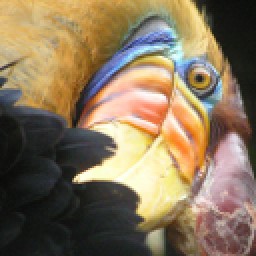
#> input picture ex7-K-means Clustering and Principal Component/data/bird_small.png, 128 x 128 px (shown 2 times larger)
$ jupyter execute --allow-errors my_ex7.ipynb   (shell and % lines are left out)
#> lines starting #> are read from the running program, lines starting #| are printed output that depends on the picture
# 练习7：kmeans和PCA

## Kmeas

[cell 1]
import numpy as np
import pandas as pd
import matplotlib.pyplot as plt
import scipy.io as sio
import matplotlib.cm as cm

###  查看数据

#> (a cell that did not finish here is left out)

[cell 3]
plt.figure(figsize=(10,6))
#> (the rest of this cell did not finish here and is left out)

### 寻找最近簇中心

[cell 4]
def find_closest_centroids(X, centroids):
    m = X.shape[0]
    k = centroids.shape[0]
    idx = np.zeros(m)

    for i in range(m):
        min_dist = 1000000
        for j in range(k):
            dist = np.sum((X[i,:] - centroids[j,:]) ** 2)
            if dist < min_dist:
                min_dist = dist
                idx[i] = j

    return idx

[cell 5]
initial_centroids = np.array([[3, 3], [6, 2], [8, 5]])
#> (the rest of this cell did not finish here and is left out)

### 计算簇中心平均值
也就是重新更新簇坐标

[cell 6]
def compute_centroids(X, idx, k):
    m, n = X.shape
    centroids = np.zeros((k, n))

    for i in range(k):
        indices = np.where(idx == i)
        centroids[i,:] = (np.sum(X[indices,:], axis=1) / len(indices[0])).ravel()

    return centroids

#> (a cell that did not finish here is left out)

### kmeans

[cell 8]
def kmeans(X, initial_centroids, k, iters):
    idx = np.zeros(X.shape[0])
    centroids_history = []
    centroids = initial_centroids
    centroids_history.append(centroids)
    for i in range(iters):
        idx = find_closest_centroids(X, centroids)
        centroids = compute_centroids(X, idx, k)
        centroids_history.append(centroids)

    return idx,centroids, centroids_history

[cell 9]
k=3
iters=100
#> (the rest of this cell did not finish here and is left out)

绘图展示下

[cell 10]
def plot_kmeans(X, k, initial_centroids, iters):
    color_array = ['r','darkorange','b','y','g','salmon','olivedrab']
    idx,final_centroids, centroids_history = kmeans(X, initial_centroids, k, iters)

    tracex, tracey = [], []
    for mycentroid in centroids_history:
        tracex.append(mycentroid[:,0])
        tracey.append(mycentroid[:,1])

    tracex = np.array(tracex)
    tracey = np.array(tracey)

    plt.figure(figsize=(10,6))
    for i in range(k):
        cluster = X[np.where(idx == i)[0],:]
        plt.plot(cluster[:,0],cluster[:,1],'o',color=color_array[i], label='Data Points: Cluster %d'%i)
        plt.plot(tracex[:,i], tracey[:,i], 'x--',color=color_array[i+3] ,markersize=8)

    plt.xlabel('x1',fontsize=14)
    plt.ylabel('x2',fontsize=14)
    plt.title('Plot of X Points',fontsize=16)
    plt.legend()

#> (a cell that did not finish here is left out)

### 随机初始化

选择随机样本并将其用作初始聚类中心

[cell 12]
def random_init_centroids(X, k):
    idx = np.random.randint(0, X.shape[0], k)
    return np.array([X[i] for i in idx])

#> (a cell that did not finish here is left out)

[cell 14]
k=3
#> (the rest of this cell did not finish here and is left out)

## kmeans 图像压缩应用

[cell 15]
from scipy import misc
import matplotlib.image as mpimg

A = mpimg.imread('./data/bird_small.png')
#> A is the input picture: shape (128, 128, 3) float32; mean R, G, B 0.531, 0.46, 0.358
print ("A shape is ",A.shape)
#| A shape is  (128, 128, 3)
img = plt.imshow(A)

[cell 16]
X = np.reshape(A, (A.shape[0] * A.shape[1], A.shape[2])) # 128*128
X.shape
#> Out = (16384, 3)

使用kmeans进行图像压缩

[cell 17]
k=16
iters = 10
initial_centroids = random_init_centroids(X, k)
#> initial_centroids = 16 rows, first 8: [0.682, 0.482, 0.204], [0.984, 0.992, 0.796], [0.839, 0.788, 0.824], [0.525, 0.6, 0.875], [0.286, 0.259, 0.216], [0.098, 0.106, 0.0745], [0.212, 0.224, 0.208], [0.565, 0.408, 0.388]
idx,final_centroids, centroids_history = kmeans(X, initial_centroids, k, iters)
#> in kmeans, `centroids = initial_centroids`: centroids has the same summary as initial_centroids outside kmeans
#> after the loop in kmeans, `for i in range(iters):`: centroids_history = 11 items
#> idx = 16384 values, max 15 at index 96, min 0 at index 48, mean 7.73; final_centroids = 16 rows, first 8: [0.766, 0.548, 0.254], [0.975, 0.943, 0.813], [0.784, 0.742, 0.747], [0.466, 0.564, 0.754], [0.373, 0.356, 0.385], [0.115, 0.124, 0.115], [0.33, 0.268, 0.233], [0.557, 0.465, 0.41]; centroids_history = 11 items

[cell 18]
X_recovered = np.array([final_centroids[int(idx[i]),:] for i in range(X.shape[0])])
X_recovered.shape
#> Out = (16384, 3)

[cell 19]
X_recovered = np.reshape(X_recovered, (A.shape[0], A.shape[1], A.shape[2]))
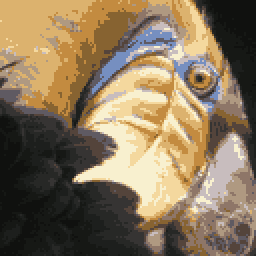
#> X_recovered: shape (128, 128, 3) float64 (shown 2 times larger); mean R, G, B 0.531, 0.46, 0.358
X_recovered.shape
#> Out = (128, 128, 3)

[cell 20]
img = plt.imshow(X_recovered)

### 使用sklearn

[cell 21]
from sklearn.cluster import KMeans

model = KMeans(n_clusters=16, n_init=100)
model.fit(X)
centroids = model.cluster_centers_
print(centroids.shape)

C = model.predict(X)
#> C = 16384 values, max 15 at index 1869, min 0 at index 93, mean 6.92
print(C.shape)
#| (16384,)

[cell 22]
compressed_pic = centroids[C].reshape((128,128,3))
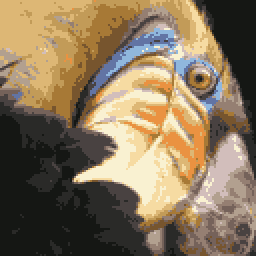
#> compressed_pic: shape (128, 128, 3) float32 (shown 2 times larger); mean of channels 0, 1, 2 0.531, 0.46, 0.358; drawn as R, G, B
img = plt.imshow(compressed_pic)

## PCA 主成分分析

### 查看数据

#> (a cell that did not finish here is left out)

[cell 24]
plt.figure(figsize=(10,8))
plt.plot(X[:,0],X[:,1],'o')
plt.xlabel('x1',fontsize=14)
plt.ylabel('x2',fontsize=14)
plt.title('Plot of X Points',fontsize=16)
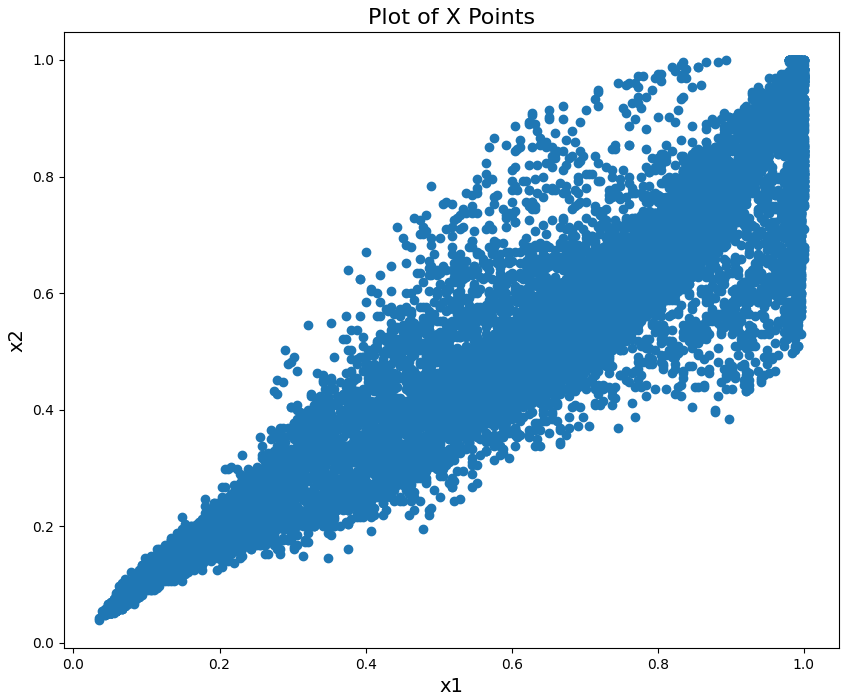
#> figure drawn by matplotlib, 1 panel

### PCA实现

[cell 25]
from scipy import linalg

def PCA(X):
    # 标准化
    X_norm = (X - np.mean(X,axis=0))/np.std(X,axis=0)

    # 计算协方差矩阵
    X_norm = np.matrix(X_norm)
    covMatrix = (X_norm.T * X_norm) / X_norm.shape[0]
#> covMatrix = [[1, 0.958, 0.769], [0.958, 1, 0.881], [0.769, 0.881, 1]]

    # 奇异值分解
    U, S, V = np.linalg.svd(covMatrix)
#> U = [[-0.575, 0.601, 0.555], [-0.599, 0.153, -0.786], [-0.557, -0.785, 0.271]]; S = [2.74, 0.24, 0.0197]; V = [[-0.575, -0.599, -0.557], [0.601, 0.153, -0.785], [0.555, -0.786, 0.271]]
    return U, S, V

[cell 26]
U, S, V = PCA(X)
#> S = [2.74, 0.24, 0.0197]
